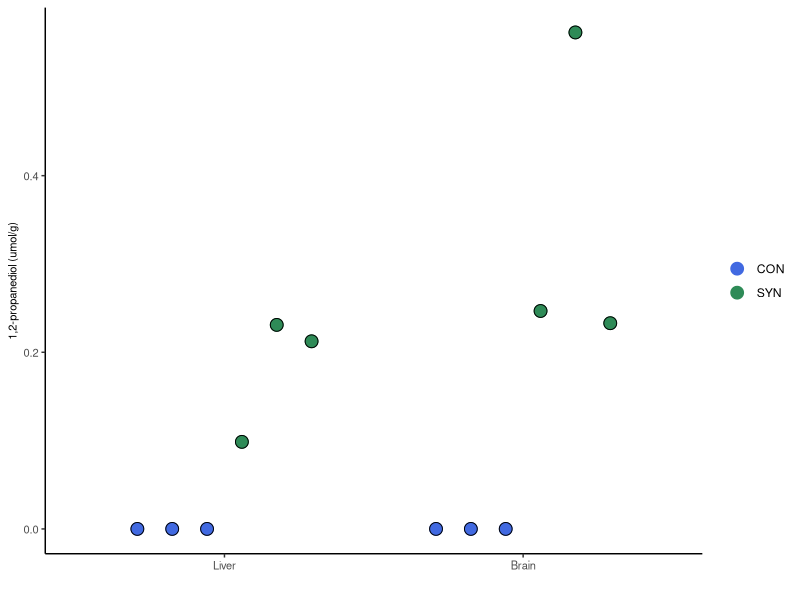

Write the R code that produced this figure. (Note: this script raises an error after producing the figure.)
# Plot concentrations of 1,2-PD in liver and brain samples

library(tidyverse)

data <- read.csv("../data/brain_liver_pg.csv")

data$Sample.type <- factor(data$Sample.type, levels = c("Liver", "Brain"), ordered = TRUE)

brain_liver <-
  ggplot(data, aes(x = Sample.type, y = Propylene.glycol, group = Treatment, color = Treatment)) +
  geom_point(size = 4, position = position_dodge2(width=0.7)) +
  geom_point(size = 4, pch = 21,  color = "black", position = position_dodge2(width=0.7)) +
  #scale_y_continuous(limits = c(0, 0.8)) +
  #annotate("segment", x = 1, xend = 2, y = 0.04522, yend = 0.31289,
  #          colour = "black", size = 1) +
  # annotate("text", x = 3.15, y = (0.04522+0.31289)/2, label = "*", size = 8) +
 scale_color_manual(values = c("royalblue", "seagreen"), labels=c("CON", "SYN")) +
#scale_fill_manual(values = c("blue", "green"), labels=c("Control", "B.p. MP80 + 2'FL")) +
  labs(y = "1,2-propanediol (umol/g)", x = "") +
  theme_classic() +
  theme(
    axis.text.x  = element_text(size = 8),
    axis.title.y = element_text(size = 8),
    axis.text.y = element_text(size = 8),
    legend.title = element_blank()
  )
brain_liver

ggsave(
  file = "brain_liver_pg.tiff",
  plot = brain,
  width = 4,
  height = 3,
  dpi = 600)
